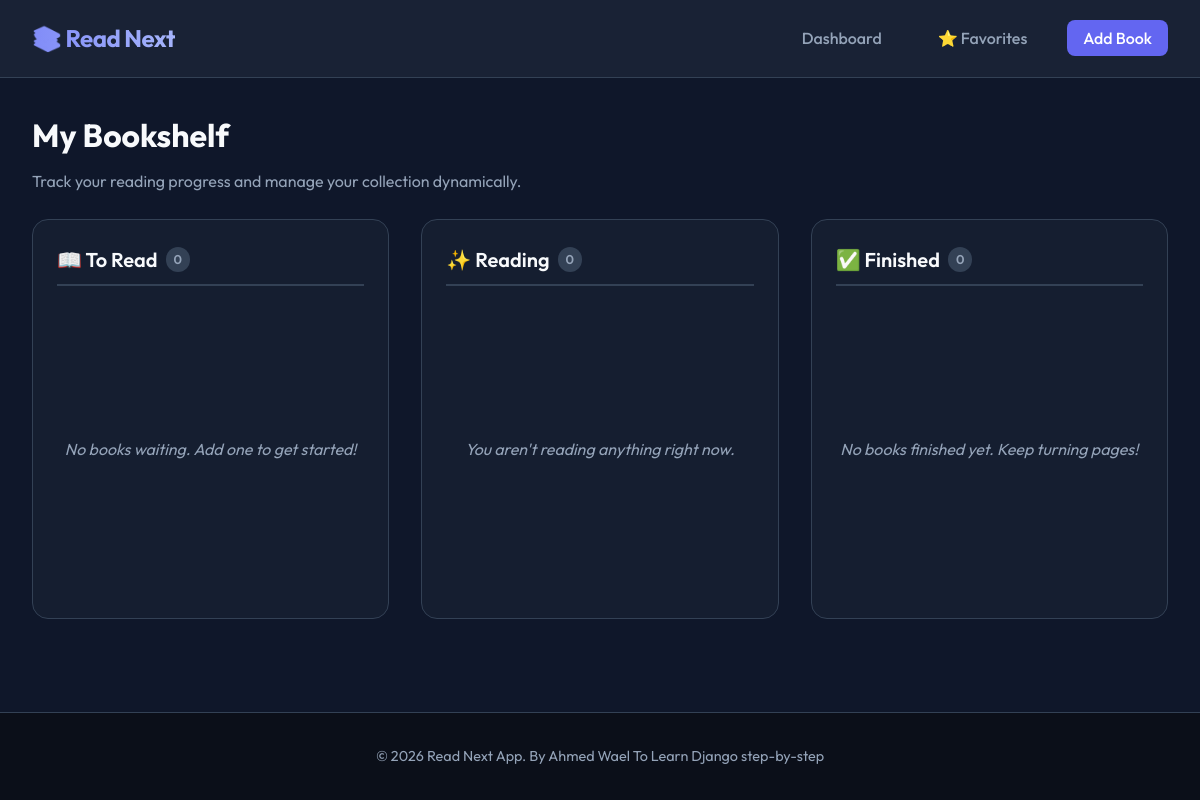
Before: / with the older database file.
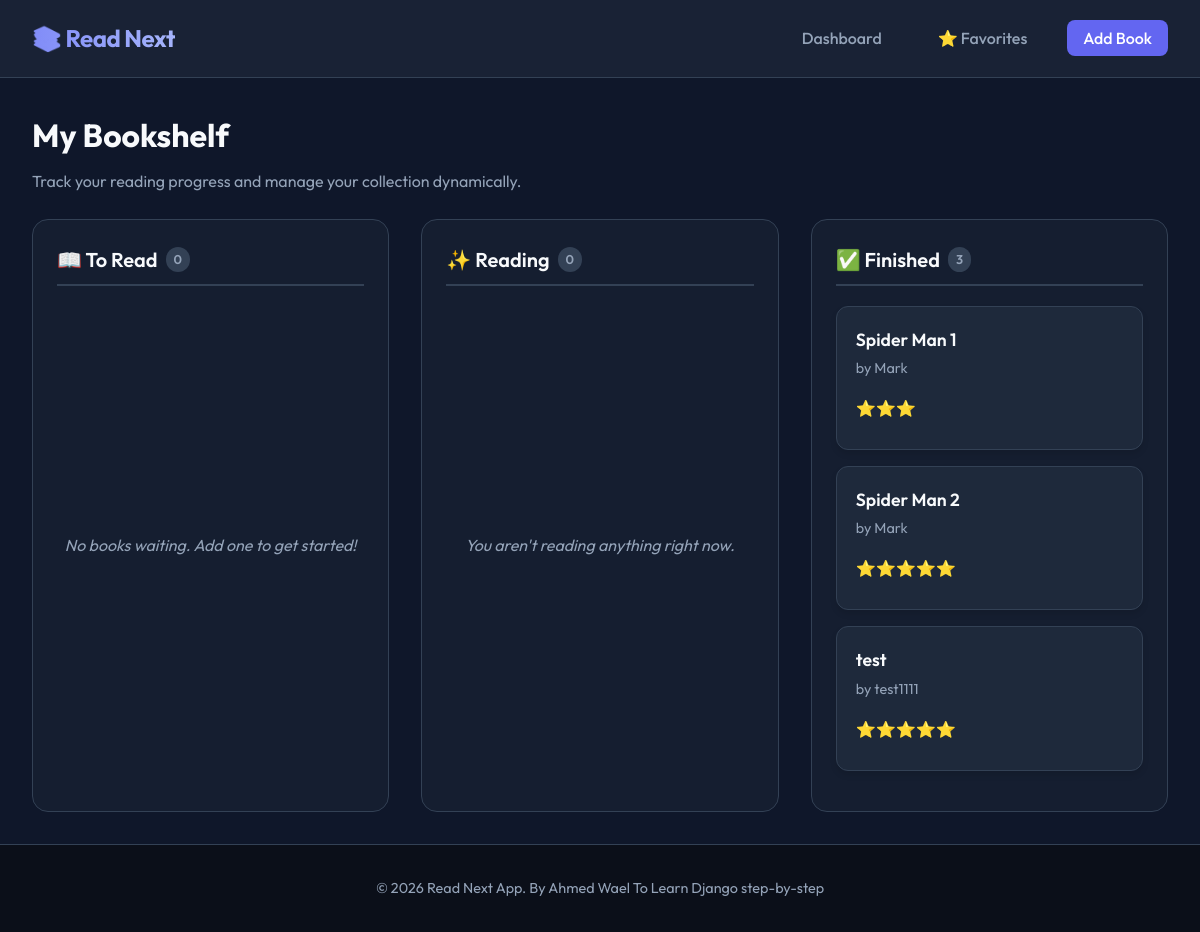
After: the same page with the newer database file.
### bookshelf/models.py (models this page shows, shortened)
class Book(models.Model):
    STATUS_CHOICES = [
        ('TO_READ', 'To Read'),
        ('READING', 'Currently Reading'),
        ('COMPLETED', 'Finished / Completed'),
    ]
    title = models.CharField(max_length=200)
    author = models.CharField(max_length=150)
    status = models.CharField(
        max_length=10,
        choices=STATUS_CHOICES,
        default='TO_READ'
    )
    rating = models.IntegerField(
        null=True,
        blank=True,
        validators=[MinValueValidator(1), MaxValueValidator(5)]
    )

### bookshelf/views.py (the view)
# urls.py: path('', views.dashboard, name='dashboard'),
def dashboard(request):
    to_read_books = Book.objects.filter(status='TO_READ')
    reading_books = Book.objects.filter(status='READING')
    completed_books = Book.objects.filter(status='COMPLETED')
    context = {
        'to_read': to_read_books,
        'reading': reading_books,
        'completed': completed_books,
    }
    return render(request, 'bookshelf/dashboard.html', context)

### bookshelf/templates/bookshelf/dashboard.html (shortened to what this page needs)
{% extends 'bookshelf/base.html' %}
{% block content %}
<h1 style="font-weight: 700; margin-bottom: 0.5rem;">My Bookshelf</h1>
<p style="color: var(--text-secondary);">Track your reading progress and manage your collection dynamically.</p>
<div class="shelves-container">
    <div class="shelf">
        <h2 class="shelf-title">📖 To Read <span class="shelf-count">{{ to_read.count }}</span></h2>
        {% if to_read %}
            {% for book in to_read %}
                <div class="book-card">
                    <div class="book-title">{{ book.title }}</div>
                    <div class="book-author">by {{ book.author }}</div>
                    <div class="actions">
                        <a href="{% url 'start_reading' book.id %}" class="action-btn">
                            Start Reading ➔
                        </a>
                    </div>
                </div>
            {% endfor %}
        {% else %}
            <p class="empty-shelf">No books waiting. Add one to get started!</p>
        {% endif %}
    </div>
    <div class="shelf">
        <h2 class="shelf-title">✨ Reading <span class="shelf-count">{{ reading.count }}</span></h2>
        {% if reading %}
            {% for book in reading %}
                <div class="book-card">
                    <div class="book-title">{{ book.title }}</div>
                    <div class="book-author">by {{ book.author }}</div>
                    <div class="actions">
                        <form action="{% url 'complete_reading' book.id %}" method="POST" class="rating-form">
                            {% csrf_token %}
                            <div class="rating-select-group">
                                <label for="rating-{{ book.id }}" style="font-size: 0.85rem; color: var(--text-secondary);">Rate: </label>
                                <select name="rating" id="rating-{{ book.id }}" class="rating-select" required>
                                    <option value="5">⭐⭐⭐⭐⭐ (5)</option>
                                    <option value="4">⭐⭐⭐⭐ (4)</option>
                                    <option value="3">⭐⭐⭐ (3)</option>
                                    <option value="2">⭐⭐ (2)</option>
                                    <option value="1">⭐ (1)</option>
                                </select>
                                <button type="submit" class="action-btn success-btn">Finish</button>
                            </div>
                        </form>
                    </div>
                </div>
            {% endfor %}
        {% else %}
            <p class="empty-shelf">You aren't reading anything right now.</p>
        {% endif %}
    </div>
    <div class="shelf">
        <h2 class="shelf-title">✅ Finished <span class="shelf-count">{{ completed.count }}</span></h2>
        {% if completed %}
            {% for book in completed %}
                <div class="book-card">
                    <div class="book-title">{{ book.title }}</div>
                    <div class="book-author">by {{ book.author }}</div>
                    {% if book.rating %}
                        <div class="stars">
                            {% for i in "x"|ljust:book.rating %}⭐{% endfor %}
                        </div>
                    {% endif %}
                </div>
            {% endfor %}
        {% else %}
            <p class="empty-shelf">No books finished yet. Keep turning pages!</p>
        {% endif %}
    </div>
</div>
{% endblock %}

### bookshelf/templates/bookshelf/base.html (shortened to what this page needs)
<!DOCTYPE html>
<html lang="en">
<head>
</head>
<body>
    <header>
        <nav>
            <a href="{% url 'dashboard' %}" class="logo">📚 Read Next</a>
            <ul class="nav-links">
                <li><a href="{% url 'dashboard' %}">Dashboard</a></li>
                <li><a href="{% url 'favorites' %}">⭐ Favorites</a></li>
                <li><a href="{% url 'add_book' %}" class="cta-btn">Add Book</a></li>
            </ul>
        </nav>
    </header>
    <main>
        {% block content %}
        {% endblock %}
    </main>
    <footer>
        <p>&copy; 2026 Read Next App. By Ahmed Wael To Learn Django step-by-step</p>
    </footer>
</body>
</html>

### bookshelf/templates/bookshelf/base.html (style rules this page uses)
:root { --bg-color: #0f172a; --card-bg: #1e293b; --primary-accent: #6366f1; --success-accent: #10b981; --star-accent: #f59e0b; --text-main: #f8fafc; --text-secondary: #94a3b8; --border-color: #334155; --transition: all 0.3s cubic-bezier(0.4, 0, 0.2, 1); }
* { box-sizing: border-box; margin: 0; padding: 0; font-family: 'Outfit', sans-serif; }
body { background-color: var(--bg-color); color: var(--text-main); min-height: 100vh; display: flex; flex-direction: column; line-height: 1.6; }
header { background-color: rgba(30, 41, 59, 0.7); backdrop-filter: blur(12px); border-bottom: 1px solid var(--border-color); position: sticky; top: 0; z-index: 10; }
nav { max-width: 1200px; margin: 0 auto; padding: 1.2rem 2rem; display: flex; justify-content: space-between; align-items: center; }
.logo { font-size: 1.5rem; font-weight: 700; background: linear-gradient(to right, #818cf8, #a5b4fc); -webkit-background-clip: text; -webkit-text-fill-color: transparent; text-decoration: none; letter-spacing: -0.5px; }
.nav-links { display: flex; gap: 1.5rem; list-style: none; }
.nav-links a { color: var(--text-secondary); text-decoration: none; font-weight: 500; padding: 0.5rem 1rem; border-radius: 8px; transition: var(--transition); }
.cta-btn { background-color: var(--primary-accent); color: white !important; }
main { flex: 1; width: 100%; max-width: 1200px; margin: 2rem auto; padding: 0 2rem; }
footer { text-align: center; padding: 2rem; border-top: 1px solid var(--border-color); color: var(--text-secondary); font-size: 0.9rem; background-color: #0b0f19; }

### bookshelf/templates/bookshelf/dashboard.html (style rules this page uses)
.shelves-container { display: grid; grid-template-columns: repeat(auto-fit, minmax(320px, 1fr)); gap: 2rem; margin-top: 1.5rem; }
.shelf { background-color: rgba(30, 41, 59, 0.4); border: 1px solid var(--border-color); border-radius: 16px; padding: 1.5rem; min-height: 400px; display: flex; flex-direction: column; }
.shelf-title { font-size: 1.25rem; font-weight: 600; margin-bottom: 1.25rem; display: flex; align-items: center; gap: 0.5rem; border-bottom: 2px solid var(--border-color); padding-bottom: 0.5rem; }
.shelf-count { font-size: 0.8rem; background-color: var(--border-color); padding: 2px 8px; border-radius: 20px; color: var(--text-secondary); }
.book-card { background-color: var(--card-bg); border: 1px solid var(--border-color); border-radius: 12px; padding: 1.2rem; margin-bottom: 1rem; box-shadow: 0 4px 6px rgba(0, 0, 0, 0.1); transition: var(--transition); position: relative; }
.book-title { font-size: 1.1rem; font-weight: 600; color: var(--text-main); margin-bottom: 0.2rem; }
.book-author { font-size: 0.9rem; color: var(--text-secondary); margin-bottom: 1rem; }
.stars { color: var(--star-accent); font-size: 1rem; margin-bottom: 0.5rem; }
.empty-shelf { color: var(--text-secondary); font-style: italic; text-align: center; margin: auto 0; padding: 2rem 0; }

Changed rows visible on the page:
added Book: title "Spider Man 1", author "Mark", rating 3 (drawn)
added Book: title "Spider Man 2", author "Mark", rating 5 (drawn)
added Book: title "test", author "test1111", rating 5 (drawn)
Other visible differences:
{{ completed.count }}: "0" → "3"
text no longer shown: "No books finished yet. Keep turning pages!"
